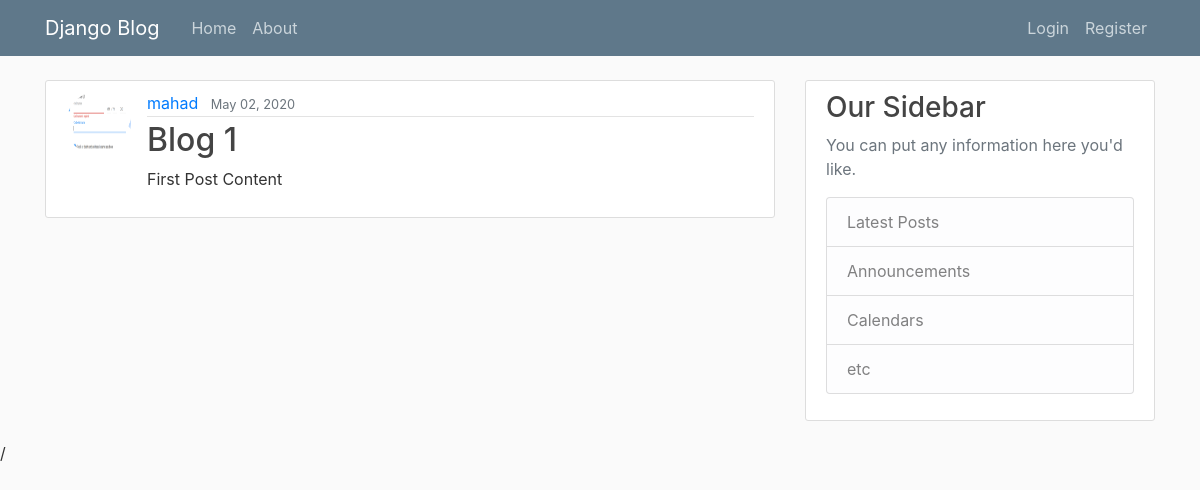
Page /blog/post/1/ on the committed database.
### blog/models.py (models this page shows, shortened)
class Post(models.Model):
     title = models.CharField(max_length=100) #The restricted textual data with maximum characters of 100.
     content = models.TextField() #TextField means the unrestricted textual data
     date_posted = models.DateTimeField(default=timezone.now)
     author = models.ForeignKey(User, on_delete=models.CASCADE) #if the user gets deleted then you want to delete the that user-related posts as well.

### users/models.py (models this page shows, shortened)
class Profile(models.Model):
    user = models.OneToOneField(User, on_delete=models.CASCADE) # deletion of user also deletes the profile.
    image = models.ImageField(default='default.jpg', upload_to='profile_pics')

### blog/views.py (the view)
class PostDetailView(DetailView):
    model = Post

### blog/templates/blog/post_detail.html (shortened to what this page needs)
{% extends "blog/base.html" %}
{% block content %}
  <article class="media content-section">
      <img class="rounded-circle article-img" src="{{ object.author.profile.image.url }}">
      <div class="media-body">
        <div class="article-metadata">
          <a class="mr-2" href="{% url 'user-posts' object.author.username %}">{{ object.author }}</a>
          <small class="text-muted">{{ object.date_posted|date:'F d, Y' }}</small>
        </div>
        <h2 class="article-title">{{ object.title }}</h2>
        <p class="article-content">{{ object.content }}</p>
      </div>
  </article>
{% endblock content %}

### blog/static/blog/main.css (style rules this page uses)
body { background: #fafafa; color: #333333; margin-top: 5rem; }
h1, h2, h3, h4, h5, h6 { color: #444444; }
.content-section { background: #ffffff; padding: 10px 20px; border: 1px solid #dddddd; border-radius: 3px; margin-bottom: 20px; }
.article-title { color: #444444; }
.article-content { white-space: pre-line; }
.article-img { height: 65px; width: 65px; margin-right: 16px; }
.article-metadata { padding-bottom: 1px; margin-bottom: 4px; border-bottom: 1px solid #e3e3e3 }

### rows in the picture
Post: author.profile.image (picture), author "mahad", date_posted "May 02, 2020", title "Blog 1", content "First Post Content"
